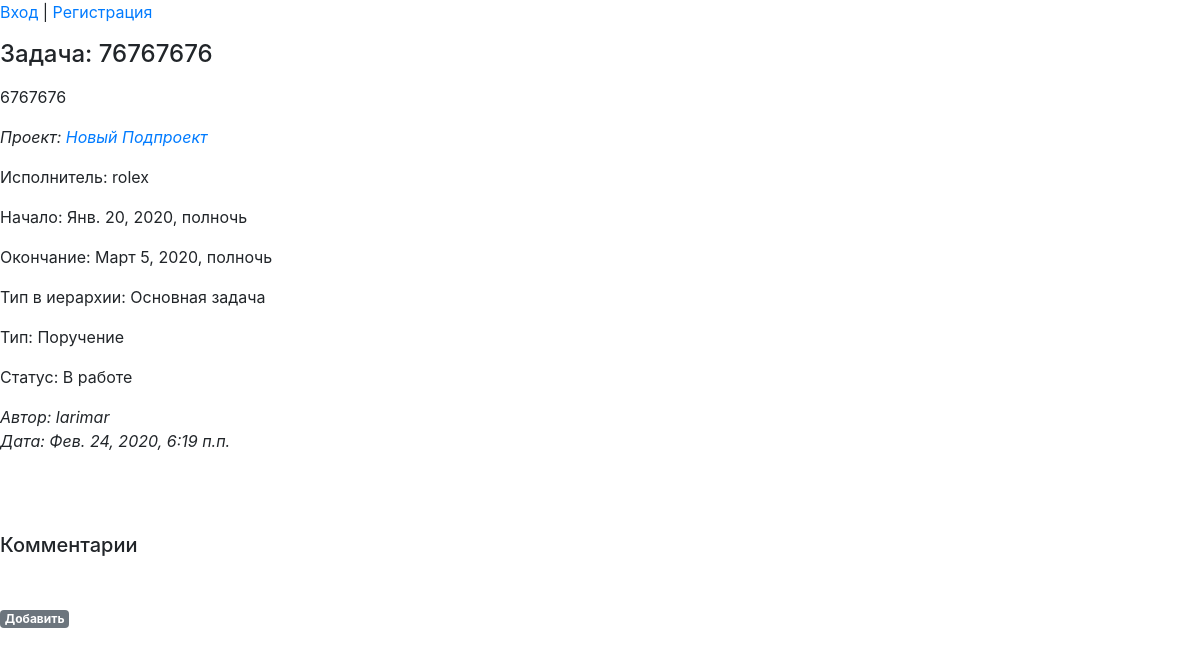
Page /projects/prj/tasks_list/1 on the committed database.
### projects/models.py (models this page shows, shortened)
class Task(MPTTModel):
    name = models.CharField("Наименование", max_length=128)
    description = RichTextUploadingField("Описание")
    datebegin = models.DateTimeField("Начало")
    dateend = models.DateTimeField("Окончание")
    project = models.ForeignKey('Project', on_delete=models.CASCADE, related_name='resultproject', verbose_name="Проект")
    parent = TreeForeignKey('self', null=True, blank=True, limit_choices_to={'is_active':True}, on_delete=models.CASCADE, related_name='task_children', verbose_name="Задача верхнего уровня")
    assigner = models.ForeignKey('auth.User', on_delete=models.CASCADE, related_name='task_assigner', verbose_name="Исполнитель")
    structure_type = models.ForeignKey('Dict_TaskStructureType', limit_choices_to={'is_active':True}, on_delete=models.CASCADE, related_name='task_structure_type', verbose_name="Тип задачи в иерархии")
    type = models.ForeignKey('Dict_TaskType', limit_choices_to={'is_active':True}, on_delete=models.CASCADE, related_name='project_type', verbose_name="Тип")
    status = models.ForeignKey('Dict_TaskStatus', limit_choices_to={'is_active':True}, on_delete=models.CASCADE, related_name='project_status', verbose_name="Статус")
    datecreate = models.DateTimeField("Создана", auto_now_add=True)
    dateclose = models.DateTimeField("Дата закрытия", auto_now_add=False, blank=True, null=True)
    author = models.ForeignKey('auth.User', on_delete=models.CASCADE, related_name='resultuser', verbose_name="Автор")
    is_active = models.BooleanField("Активность", default=True)
    class MPTTMeta:
        order_insertion_by = ['name']
    class Meta:
        verbose_name = 'Задача'
        verbose_name_plural = 'Задачи'

class Project(MPTTModel):
    name = models.CharField("Наименование", max_length=64)
    description = RichTextUploadingField("Описание")
    datebegin = models.DateField("Начало")
    dateend = models.DateField("Окончание")
    company = models.ForeignKey('companies.Company', on_delete=models.CASCADE, related_name='resultcompany', verbose_name="Компания")
    parent = TreeForeignKey('self', null=True, blank=True, limit_choices_to={'is_active':True}, on_delete=models.CASCADE, related_name='project_children', verbose_name="Проект верхнего уровня")
    assigner = models.ForeignKey('auth.User', on_delete=models.CASCADE, related_name='project_assigner', verbose_name="Исполнитель")
    structure_type = models.ForeignKey('Dict_ProjectStructureType', limit_choices_to={'is_active':True}, on_delete=models.CASCADE, related_name='project_structure_type', verbose_name="Тип проекта в иерархии")
    type = models.ForeignKey('Dict_ProjectType', limit_choices_to={'is_active':True}, on_delete=models.CASCADE, related_name='project_type', verbose_name="Тип")
    status = models.ForeignKey('Dict_ProjectStatus', limit_choices_to={'is_active':True}, on_delete=models.CASCADE, related_name='project_status', verbose_name="Статус")
    datecreate = models.DateTimeField("Создан", auto_now_add=True)
    dateclose = models.DateTimeField("Дата закрытия", auto_now_add=False, blank=True, null=True)
    author = models.ForeignKey('auth.User', on_delete=models.CASCADE, verbose_name="Автор")
    is_active = models.BooleanField("Активность", default=True)
    class MPTTMeta:
        order_insertion_by = ['name']
    class Meta:
        verbose_name = 'Проект'
        verbose_name_plural = 'Проекты'

class Dict_TaskStructureType(models.Model):
    name = models.CharField("Наименование", max_length=64)
    sort = models.PositiveSmallIntegerField(default=1, blank=True, null=True)
    name_lang = models.CharField("Перевод", max_length=64, blank=True, null=True)
    is_active = models.BooleanField("Активность", default=True)
    class Meta:
        ordering = ('sort',)
        verbose_name = 'Тип задачи в иерархии'
        verbose_name_plural = 'Типы задач в иерархии'
    def __str__(self):
        return (self.name)

class Dict_TaskType(models.Model):
    name = models.CharField("Наименование", max_length=64)
    sort = models.PositiveSmallIntegerField(default=1, blank=True, null=True)
    name_lang = models.CharField("Перевод", max_length=64, blank=True, null=True)
    is_active = models.BooleanField("Активность", default=True)
    class Meta:
        ordering = ('sort',)
        verbose_name = 'Тип задачи'
        verbose_name_plural = 'Типы задач'
    def __str__(self):
        return (self.name)

class Dict_TaskStatus(models.Model):
    name = models.CharField("Наименование", max_length=64)
    sort = models.PositiveSmallIntegerField(default=1, blank=True, null=True)
    name_lang = models.CharField("Перевод", max_length=64, blank=True, null=True)
    is_close = models.BooleanField("Закрывает задачу", default=False)
    is_active = models.BooleanField("Активность", default=True)
    class Meta:
        ordering = ('sort',)
        verbose_name = 'Статус задачи'
        verbose_name_plural = 'Статусы задач'
    def __str__(self):
        return (self.name)

### projects/views.py (the view)
# urls.py: path('tasks_list/<int:pk>', views.TaskDetail.as_view(), name = 'task_detail'),
class TaskDetail(DetailView):
   model = Task
   template_name = 'task_detail.html'
   def get_context_data(self, **kwargs):
       context = super(TaskDetail, self).get_context_data(**kwargs)
       button_task_create = ''
       button_task_update = ''
       button_taskcomment_create = ''
       button_task_create = 'Добавить'
       button_task_update = 'Изменить'
       button_taskcomment_create = 'Добавить'
       context['button_task_create'] = button_task_create
       context['button_task_update'] = button_task_update
       context['button_taskcomment_create'] = button_taskcomment_create
       return context

### projects/models.py (called while the page is built)
    def __str__(self):
        return (self.name)

    def __str__(self):
        return (self.name)

    def __str__(self):
        return (self.name)

### templates/task_detail.html (shortened to what this page needs)
{% extends 'base.html' %}
{% block task %}
   <div class="task-entry">
      <p><h4>Задача: {{ task.name }}
        </h4></p>
      <p>{% autoescape off %}{{ task.description }}{% endautoescape %}</p>
      <i><p>Проект: <a href="{% url 'my_project:tasks' task.project.pk 0 %}">{{ task.project.name }}</a></p></i>
      <p>Исполнитель: {{ task.assigner }}</p>
      <p>Начало: {{ task.datebegin }}</p>
      <p>Окончание: {{ task.dateend }}</p>
      <p>Тип в иерархии: {{ task.structure_type }}</p>
      <p>Тип: {{ task.type }}</p>
      <p>Статус: {{ task.status }}</p>
      <em>Автор: {{ task.author }}</em><br />
      <em>Дата: {{ task.datecreate }}</em>
      <p>&nbsp;</p>
   </div>
{% endblock task %}
{% block list %}
   <div class="comment-entry">
        <p>&nbsp;</p>
        <h5>Комментарии</h5>
        <p>&nbsp;</p>
   </div>
   <div class="comment-entry"></div><a href="{% url 'my_project:taskcomment_create' task.pk %}" class="top-menu"><span class="badge badge-secondary">{{ button_taskcomment_create }}</span></a></div>
   <p>&nbsp;</p>
{% endblock list %}

### rows in the picture
Task: name "76767676", description "6767676", project.name "Новый Подпроект", assigner "rolex", datebegin "Янв. 20, 2020, полночь", dateend "Март 5, 2020, полночь", structure_type "Основная задача", type "Поручение", status "В работе", author "larimar", datecreate "Фев. 24, 2020, 6:19 п.п."

### other values in the picture
{{ button_taskcomment_create }} "Добавить"
